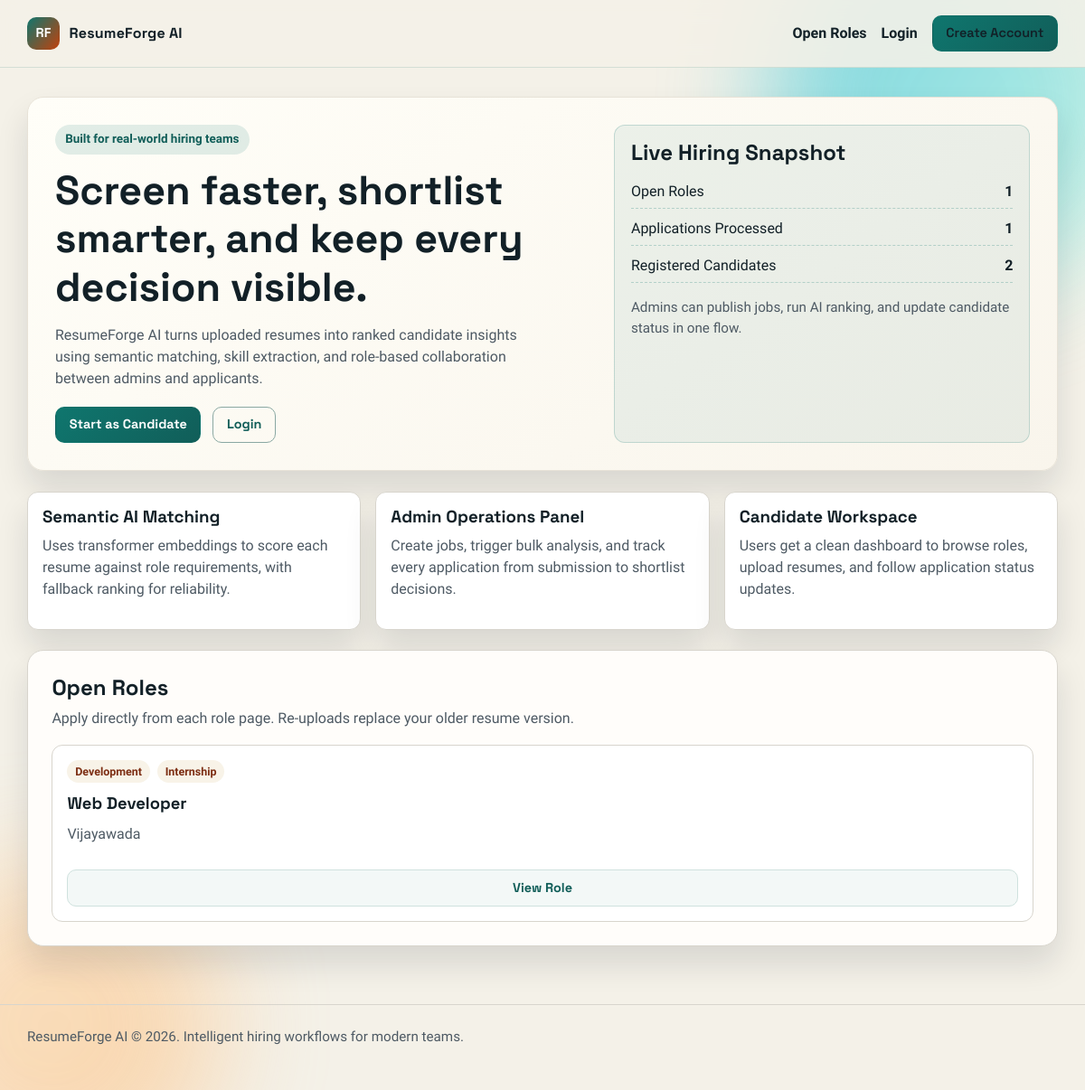
The page / on the database its author committed.
### tables this page shows
CREATE TABLE jobs (
            id INTEGER PRIMARY KEY AUTOINCREMENT,
            title TEXT NOT NULL,
            department TEXT NOT NULL,
            location TEXT NOT NULL,
            employment_type TEXT NOT NULL,
            description TEXT NOT NULL,
            is_active INTEGER NOT NULL DEFAULT 1,
            created_by INTEGER,
            created_at TEXT NOT NULL,
            FOREIGN KEY (created_by) REFERENCES users(id) ON DELETE SET NULL
        );

### app.py (the view)
@app.route("/")
def landing() -> str:
    db = get_db()
    jobs = db.execute(
        """
        SELECT id, title, department, location, employment_type, created_at
        FROM jobs
        WHERE is_active = 1
        ORDER BY created_at DESC
        LIMIT 6
        """
    ).fetchall()
    stats = db.execute(
        """
        SELECT
            (SELECT COUNT(*) FROM jobs WHERE is_active = 1) AS open_roles,
            (SELECT COUNT(*) FROM applications) AS total_applications,
            (SELECT COUNT(*) FROM users WHERE role = 'user') AS registered_talent
        """
    ).fetchone()
    return render_template("landing.html", jobs=jobs, stats=stats)

### app.py (called while the page is built)
def get_db() -> sqlite3.Connection:
    if "db" not in g:
        conn = sqlite3.connect(DATABASE_PATH)
        conn.row_factory = sqlite3.Row
        conn.execute("PRAGMA foreign_keys = ON")
        g.db = conn
    return g.db

@app.before_request
def load_logged_in_user() -> None:
    g.user = None
    user_id = session.get("user_id")
    if user_id is None:
        return
    db = get_db()
    g.user = db.execute(
        "SELECT id, name, email, role FROM users WHERE id = ?", (user_id,)
    ).fetchone()

@app.context_processor
def inject_globals() -> dict[str, object]:
    return {
        "current_user": g.user,
        "current_year": datetime.now().year,
        "status_choices": STATUS_CHOICES,
    }

### templates/landing.html (shortened to what this page needs)
{% extends "base.html" %}
{% block content %}
<section class="hero reveal">
    <div class="hero-copy">
        <span class="eyebrow">Built for real-world hiring teams</span>
        <h1>Screen faster, shortlist smarter, and keep every decision visible.</h1>
        <p>
            ResumeForge AI turns uploaded resumes into ranked candidate insights using semantic matching,
            skill extraction, and role-based collaboration between admins and applicants.
        </p>
        <div class="hero-actions">
            {% if current_user and current_user.role == 'admin' %}
                <a href="{{ url_for('admin_dashboard') }}" class="btn btn-solid">Open Admin Hub</a>
            {% elif current_user and current_user.role == 'user' %}
                <a href="{{ url_for('user_dashboard') }}" class="btn btn-solid">Open Talent Dashboard</a>
            {% else %}
                <a href="{{ url_for('signup') }}" class="btn btn-solid">Start as Candidate</a>
                <a href="{{ url_for('login') }}" class="btn btn-outline">Login</a>
            {% endif %}
        </div>
    </div>
    <aside class="hero-panel reveal">
        <h2>Live Hiring Snapshot</h2>
        <ul>
            <li><span>Open Roles</span><strong>{{ stats.open_roles or 0 }}</strong></li>
            <li><span>Applications Processed</span><strong>{{ stats.total_applications or 0 }}</strong></li>
            <li><span>Registered Candidates</span><strong>{{ stats.registered_talent or 0 }}</strong></li>
        </ul>
        <p class="helper-text">Admins can publish jobs, run AI ranking, and update candidate status in one flow.</p>
    </aside>
</section>
<section class="feature-grid">
    <article class="feature-card reveal">
        <h3>Semantic AI Matching</h3>
        <p>Uses transformer embeddings to score each resume against role requirements, with fallback ranking for reliability.</p>
    </article>
    <article class="feature-card reveal">
        <h3>Admin Operations Panel</h3>
        <p>Create jobs, trigger bulk analysis, and track every application from submission to shortlist decisions.</p>
    </article>
    <article class="feature-card reveal">
        <h3>Candidate Workspace</h3>
        <p>Users get a clean dashboard to browse roles, upload resumes, and follow application status updates.</p>
    </article>
</section>
<section id="open-roles" class="panel reveal">
    <div class="panel-header">
        <h2>Open Roles</h2>
        <p>Apply directly from each role page. Re-uploads replace your older resume version.</p>
    </div>
    {% if jobs %}
        <div class="job-grid" id="public-job-grid">
            {% for job in jobs %}
                <article class="job-card" data-card>
                    <div class="job-meta">
                        <span>{{ job.department }}</span>
                        <span>{{ job.employment_type }}</span>
                    </div>
                    <h3>{{ job.title }}</h3>
                    <p class="muted">{{ job.location }}</p>
                    <a href="{{ url_for('job_detail', job_id=job.id) }}" class="btn btn-ghost">View Role</a>
                </article>
            {% endfor %}
        </div>
    {% else %}
        <p class="empty-state">No active roles yet. Admins can publish roles from the dashboard.</p>
    {% endif %}
</section>
{% endblock %}

### static/css/main.css (style rules this page uses)
:root { --canvas: #f4f1e8; --surface: #fffdfa; --ink: #122027; --muted: #4e5a64; --line: #d8d5cd; --brand: #0f766e; --brand-dark: #115e59; --accent: #c2410c; --accent-soft: #fb923c; --info: #0369a1; --good: #15803d; --warn: #b45309; --bad: #b91c1c; --shadow: 0 20px 35px rgba(15, 23, 42, 0.12); --radius-lg: 18px; --radius-md: 12px; --radius-sm: 9px; }
* { box-sizing: border-box; }
html, body { margin: 0; min-height: 100%; }
body { background: var(--canvas); color: var(--ink); font-family: "Source Sans 3", "Segoe UI", sans-serif; line-height: 1.5; position: relative; }
h1, h2, h3, h4 { font-family: "Space Grotesk", "Segoe UI", sans-serif; line-height: 1.2; margin: 0; }
p { margin-top: 0; }
a { color: var(--brand-dark); text-decoration: none; }
.hero { background: linear-gradient(145deg, #fffef8, #f9f5ec); border: 1px solid #e7e2d7; border-radius: var(--radius-lg); box-shadow: var(--shadow); padding: clamp(1.3rem, 2.5vw, 2.2rem); display: grid; grid-template-columns: 1.3fr 1fr; gap: 1.3rem; }
.eyebrow { display: inline-block; padding: 0.4rem 0.7rem; border-radius: 999px; background: rgba(15, 118, 110, 0.12); color: var(--brand-dark); font-size: 0.84rem; font-weight: 700; margin-bottom: 0.8rem; }
.hero h1 { font-size: clamp(1.7rem, 4vw, 2.8rem); margin-bottom: 0.85rem; }
.hero-copy p { color: var(--muted); max-width: 60ch; }
.hero-actions { display: flex; gap: 0.8rem; flex-wrap: wrap; margin-top: 1.2rem; }
.hero-panel { background: rgba(15, 118, 110, 0.07); border: 1px solid rgba(15, 118, 110, 0.2); border-radius: var(--radius-md); padding: 1rem 1.1rem; }
.hero-panel ul { list-style: none; margin: 1rem 0; padding: 0; display: grid; gap: 0.6rem; }
.hero-panel li { display: flex; justify-content: space-between; align-items: baseline; border-bottom: 1px dashed rgba(15, 118, 110, 0.25); padding-bottom: 0.4rem; }
.helper-text { color: var(--muted); font-size: 0.95rem; }
.panel { background: var(--surface); border: 1px solid var(--line); border-radius: var(--radius-lg); padding: clamp(1rem, 2.2vw, 1.7rem); box-shadow: var(--shadow); margin-top: 1.4rem; }
.panel-header { margin-bottom: 1.1rem; }
.panel-header p { margin: 0.45rem 0 0; color: var(--muted); }
.feature-grid { margin-top: 1.4rem; display: grid; grid-template-columns: repeat(3, minmax(0, 1fr)); gap: 1rem; }
.feature-card { background: #fff; border: 1px solid var(--line); border-radius: var(--radius-md); padding: 1rem; box-shadow: var(--shadow); }
.feature-card p { color: var(--muted); margin-top: 0.55rem; }
.job-grid { display: grid; grid-template-columns: repeat(auto-fit, minmax(240px, 1fr)); gap: 0.9rem; }
.job-card { background: #fff; border: 1px solid var(--line); border-radius: var(--radius-md); padding: 1rem; display: flex; flex-direction: column; gap: 0.7rem; }
.job-card h3 { font-size: 1.15rem; }
.job-meta { display: flex; gap: 0.5rem; flex-wrap: wrap; }
.job-meta span { padding: 0.2rem 0.55rem; background: #f8f3e8; color: #7c2d12; border-radius: 999px; font-size: 0.78rem; font-weight: 700; }
.btn { border: 1px solid transparent; border-radius: 10px; padding: 0.53rem 0.92rem; cursor: pointer; font-family: "Space Grotesk", "Segoe UI", sans-serif; font-size: 0.9rem; font-weight: 700; display: inline-flex; align-items: center; justify-content: center; transition: transform 0.18s ease, background-color 0.2s ease; text-decoration: none; }
.btn-solid { background: linear-gradient(135deg, var(--brand), var(--brand-dark)); color: #fff; }
.btn-outline { background: transparent; border-color: #8aa8a3; color: var(--brand-dark); }
.btn-ghost { background: #f3f8f7; border-color: #cfe2de; color: var(--brand-dark); }
.muted { color: var(--muted); }
.reveal { opacity: 0; transform: translateY(18px); transition: opacity 0.48s ease, transform 0.48s ease; }
.reveal-visible { opacity: 1; transform: translateY(0); }

### rows shown on the page
jobs: department "Development", employment_type "Internship", title "Web Developer", location "Vijayawada"

### other values the page prints
{{ stats.open_roles or 0 }} "1"
{{ stats.total_applications or 0 }} "1"
{{ stats.registered_talent or 0 }} "2"
